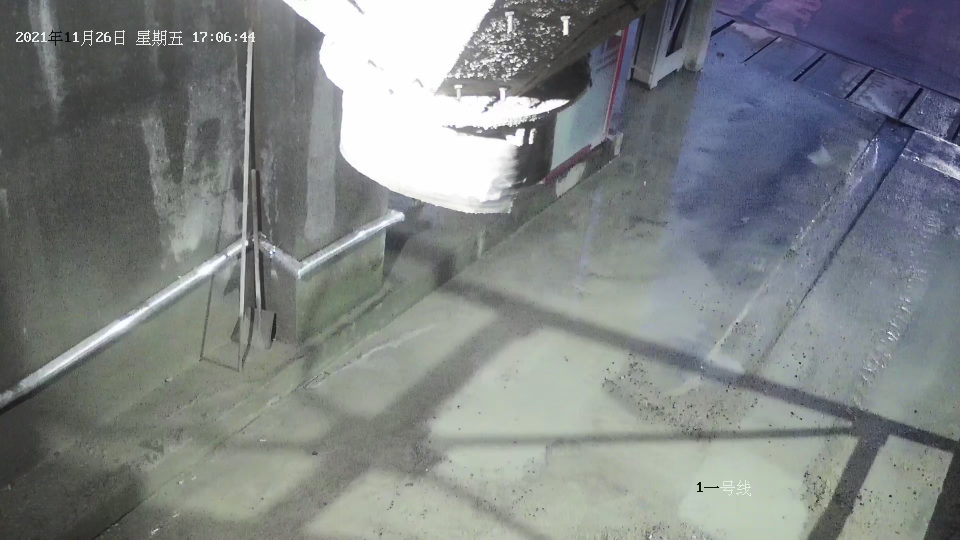
#> input picture data/model_testimg/10118.jpg, 1920 x 1080 px (shown at 1/2 size)
$ python -i data_augment.py   (imports and definitions only)
#> lines starting #> are read from the running program, lines starting #| are printed output that depends on the picture
#> further down, picture is the input picture: shape (1080, 1920, 3); mean B, G, R 132.2, 131.5, 126.6
import cv2
import numpy as np
import random
from collections import namedtuple


Template = namedtuple("Template", ["path", "data", "height", "width"])
template_paths = [".templates/template1.jpg", ".templates/template2.jpg"]


class RandomErase(object):
    # [132 lines left out: functions __init__, _init_templates, erase, _crop, not called in this run]


def _distort(image):

    def _convert(image, alpha=1, beta=0):
#> called with alpha = 1, beta = -29.41
        tmp = image.astype(float) * alpha + beta
        tmp[tmp < 0] = 0
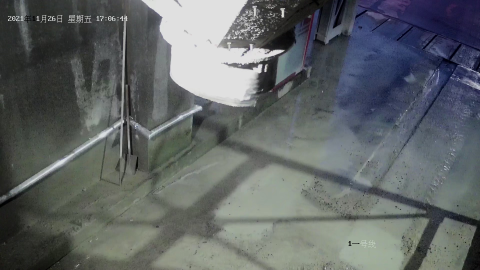
#> tmp: shape (1080, 1920, 3) float64 (shown at 1/4 size); mean B, G, R 102.8, 102.1, 97.2
        tmp[tmp > 255] = 255
        image[:] = tmp

    image = image.copy()

    if random.randrange(2):

        #brightness distortion
        if random.randrange(2):
            _convert(image, beta=random.uniform(-32, 32))

        #contrast distortion
        if random.randrange(2):
            _convert(image, alpha=random.uniform(0.5, 1.5))
#> call 2 of _convert, with alpha = 0.905, beta = 0
#> in _convert (call 2), `tmp = image.astype(float) * alpha + beta`:
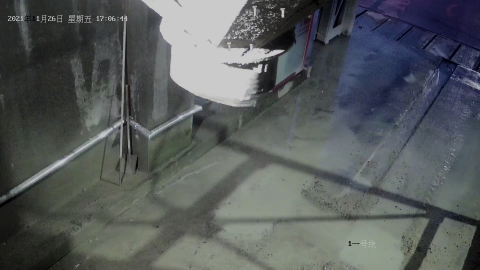
#> tmp: shape (1080, 1920, 3) float64 (shown at 1/4 size); mean B, G, R 92.5, 91.8, 87.4

        image = cv2.cvtColor(image, cv2.COLOR_BGR2HSV)
#> image: shape (1080, 1920, 3); mean H, S, V 68.1, 35.3, 96.3

        #saturation distortion
        if random.randrange(2):
            _convert(image[:, :, 1], alpha=random.uniform(0.5, 1.5))
#> call 3 of _convert, with alpha = 1.47, beta = 0
#> in _convert (call 3), `tmp = image.astype(float) * alpha + beta`:
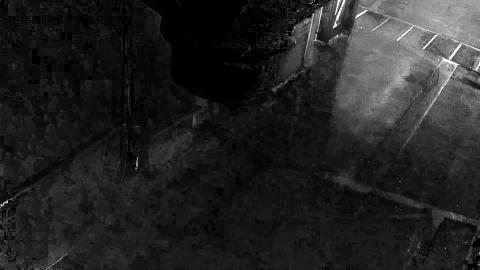
#> tmp: shape (1080, 1920) float64 (shown at 1/4 size); min 0, max 374.3, mean 51.8; drawn with min black and max white
#> in _convert (call 3), `tmp[tmp > 255] = 255`:
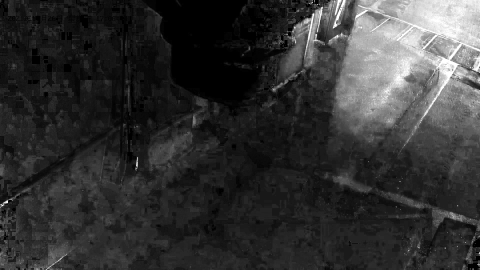
#> tmp: shape (1080, 1920) float64 (shown at 1/4 size); min 0, max 255, mean 51.5

        #hue distortion
        if random.randrange(2):
            tmp = image[:, :, 0].astype(int) + random.randint(-18, 18)
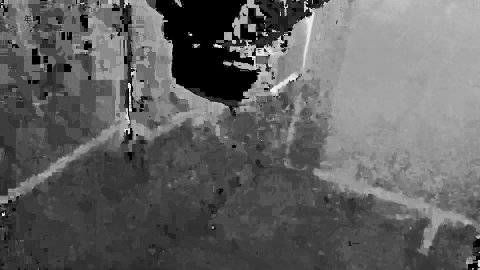
#> tmp: shape (1080, 1920) int64 (shown at 1/4 size); min -5, max 172, mean 63.1; drawn with min black and max white
            tmp %= 180
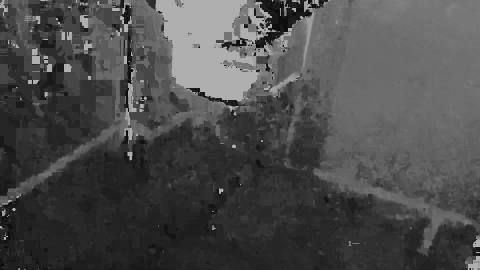
#> tmp: shape (1080, 1920) int64 (shown at 1/4 size); min 1, max 178, mean 75.5
            image[:, :, 0] = tmp
#> image: shape (1080, 1920, 3); mean H, S, V 75.5, 51, 96.3

        image = cv2.cvtColor(image, cv2.COLOR_HSV2BGR)
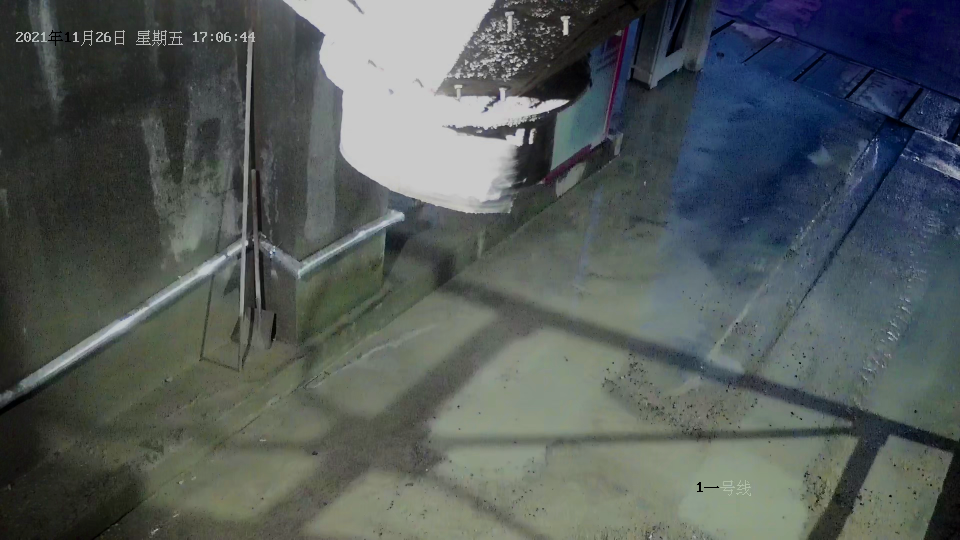
#> image: shape (1080, 1920, 3) (shown at 1/2 size); mean B, G, R 89.5, 90.3, 83

    else:

        #brightness distortion
        if random.randrange(2):
            _convert(image, beta=random.uniform(-32, 32))

        image = cv2.cvtColor(image, cv2.COLOR_BGR2HSV)

        #saturation distortion
        if random.randrange(2):
            _convert(image[:, :, 1], alpha=random.uniform(0.5, 1.5))

        #hue distortion
        if random.randrange(2):
            tmp = image[:, :, 0].astype(int) + random.randint(-18, 18)
            tmp %= 180
            image[:, :, 0] = tmp

        image = cv2.cvtColor(image, cv2.COLOR_HSV2BGR)

        #contrast distortion
        if random.randrange(2):
            _convert(image, alpha=random.uniform(0.5, 1.5))

    return image


# [66 lines left out: functions _expand, _mirror, _pad_to_square, _resize_subtract_mean, not called in this run]


class preproc(object):

    def __init__(self, img_dim, rgb_means):
        self.img_dim = img_dim
        self.rgb_means = rgb_means
        # self.eraser = RandomErase(template_paths)

    # [39 lines left out: function __call__, not called in this run]

>>> import cv2
>>> picture = cv2.imread('model_testimg/10118.jpg')
>>> result = _distort(picture)

$ run again, on data/model_testimg/10119.jpg
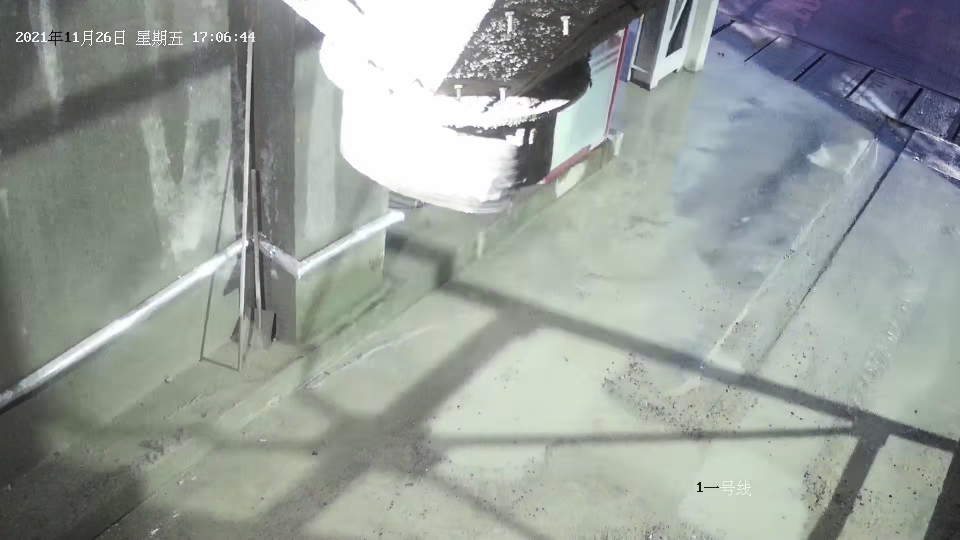
#> input picture data/model_testimg/10119.jpg, 1920 x 1080 px (shown at 1/2 size)
#> picture is the input picture: shape (1080, 1920, 3); mean B, G, R 154.6, 159.2, 152
#> in _distort, `tmp = image[:, :, 0].astype(int) + random.randint(-18, 18)`:
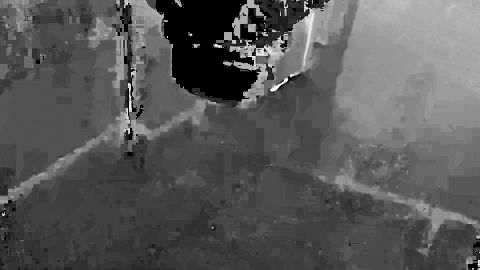
#> tmp: shape (1080, 1920) int64 (shown at 1/4 size); min -5, max 174, mean 57.1; drawn with min black and max white
#> in _distort, `tmp %= 180`:
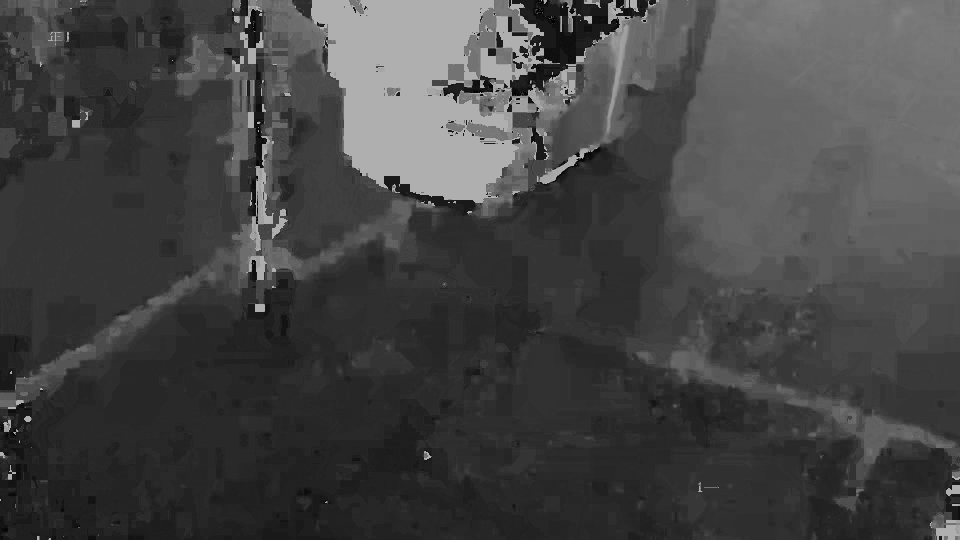
#> tmp: shape (1080, 1920) int64 (shown at 1/2 size); min 0, max 179, mean 68.3

$ run again, on data/model_testimg/capture107.jpg
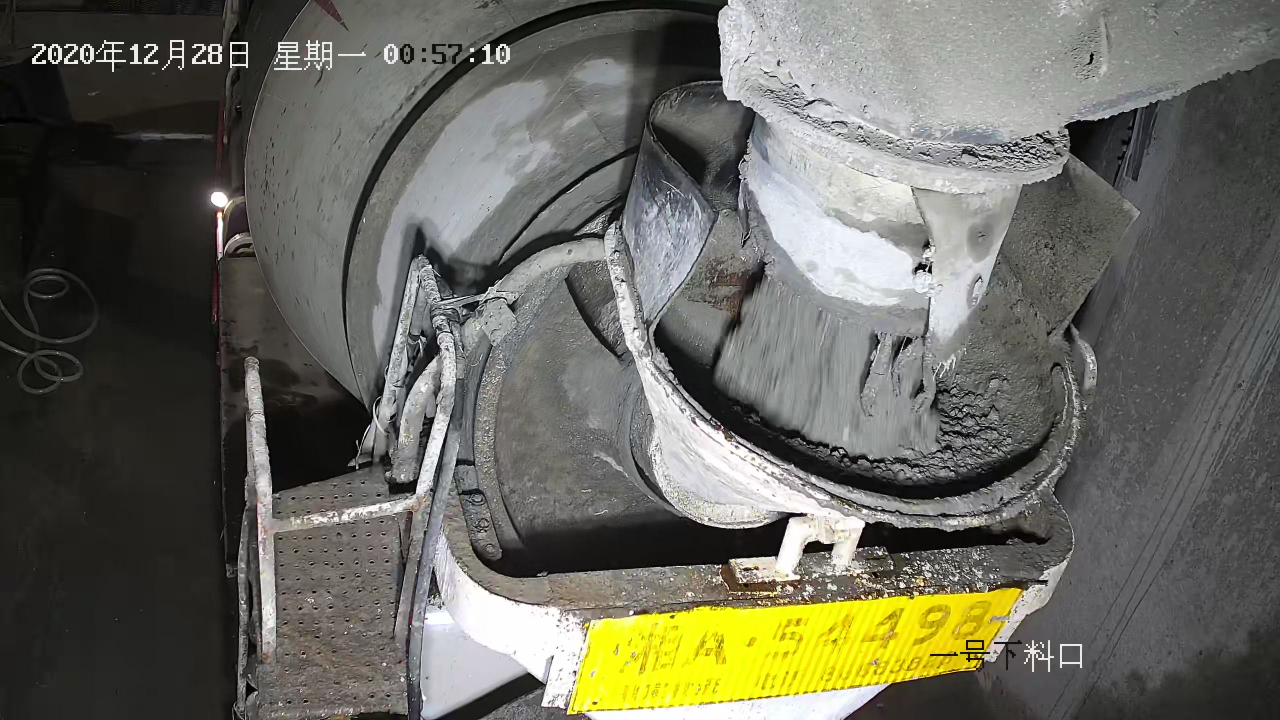
#> input picture data/model_testimg/capture107.jpg, 2560 x 1440 px (shown at 1/2 size)
#> picture is the input picture: shape (1440, 2560, 3); mean B, G, R 93.6, 104.1, 104.5
#> in _distort, `tmp %= 180`:
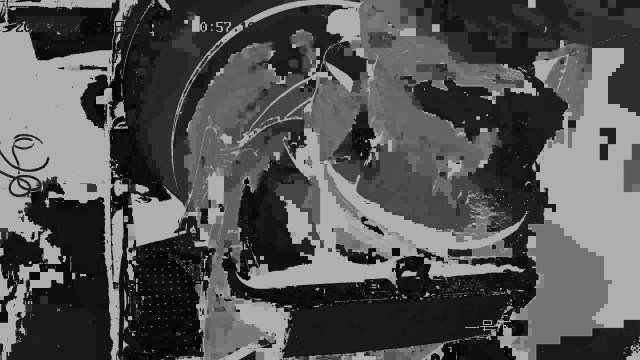
#> tmp: shape (1440, 2560) int64 (shown at 1/4 size); min 0, max 179, mean 84.4
#> in _distort, `image = cv2.cvtColor(image, cv2.COLOR_HSV2BGR)`:
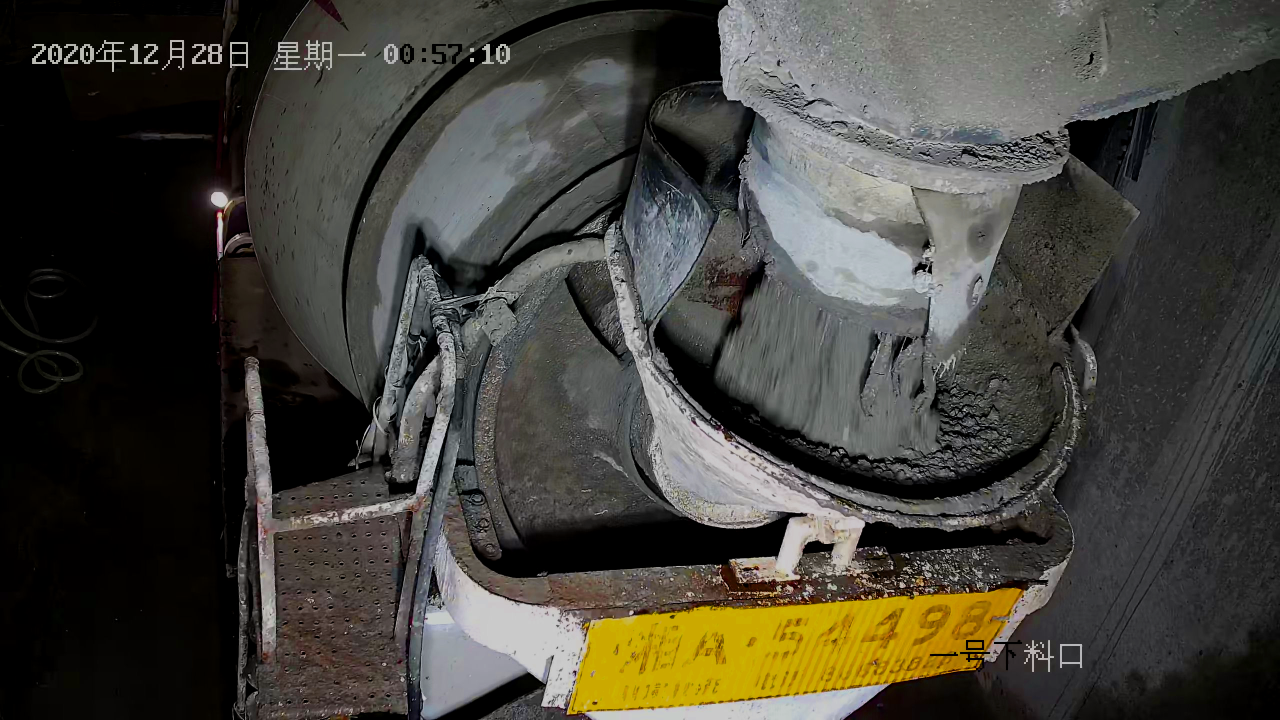
#> image: shape (1440, 2560, 3) (shown at 1/2 size); mean B, G, R 58, 65.6, 67.6
